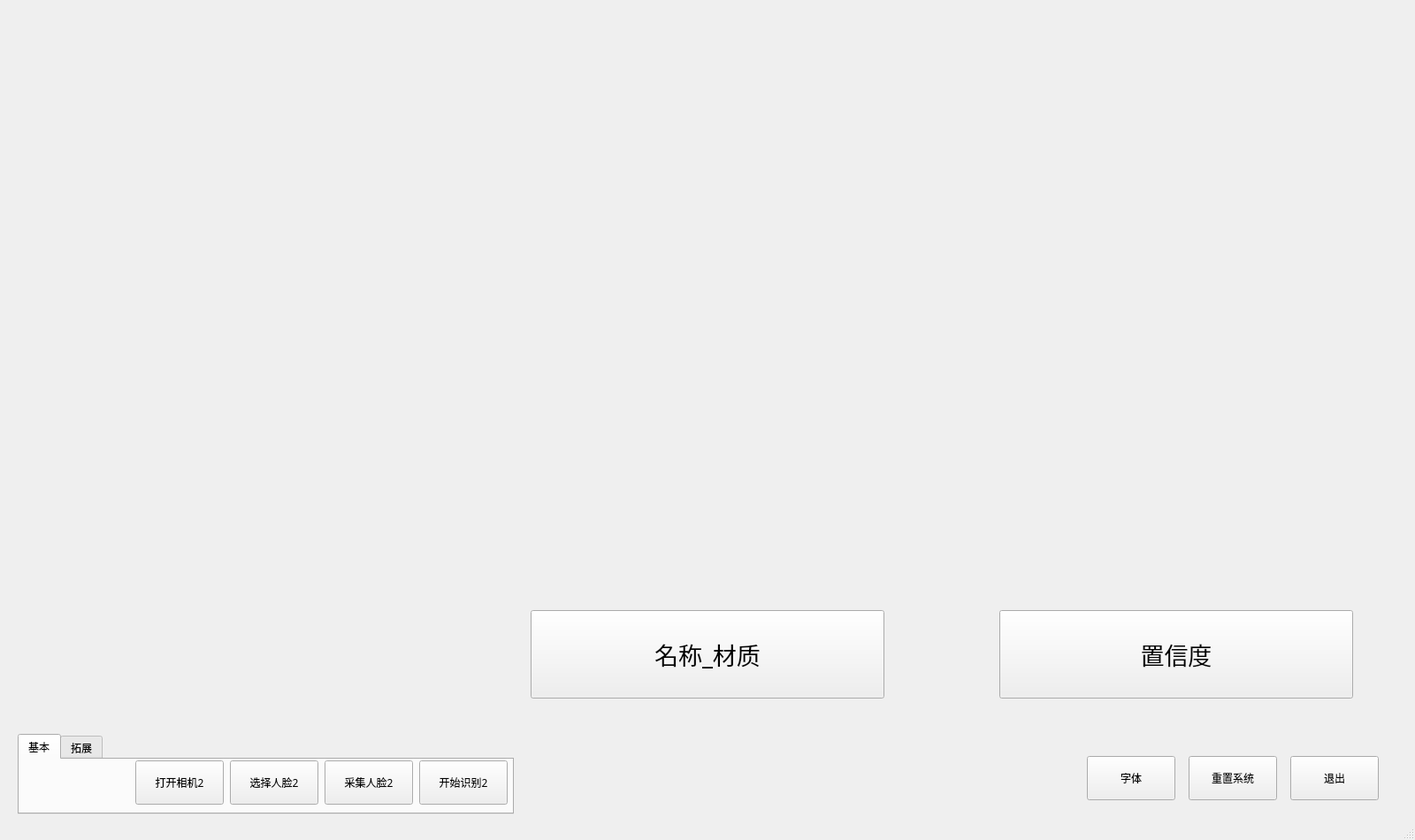
<?xml version="1.0" encoding="UTF-8"?>
<ui version="4.0">
 <class>MainWindow</class>
 <widget class="QMainWindow" name="MainWindow">
  <property name="windowModality">
   <enum>Qt::ApplicationModal</enum>
  </property>
  <property name="geometry">
   <rect>
    <x>0</x>
    <y>0</y>
    <width>1600</width>
    <height>950</height>
   </rect>
  </property>
  <property name="minimumSize">
   <size>
    <width>1000</width>
    <height>800</height>
   </size>
  </property>
  <property name="maximumSize">
   <size>
    <width>1800</width>
    <height>1200</height>
   </size>
  </property>
  <property name="font">
   <font>
    <family>宋体</family>
   </font>
  </property>
  <property name="mouseTracking">
   <bool>false</bool>
  </property>
  <property name="acceptDrops">
   <bool>false</bool>
  </property>
  <property name="windowTitle">
   <string>高光谱智能识别系统</string>
  </property>
  <property name="windowIcon">
   <iconset>
    <normaloff>ICON/window2.png</normaloff>ICON/window2.png</iconset>
  </property>
  <property name="animated">
   <bool>true</bool>
  </property>
  <widget class="QWidget" name="centralwidget">
   <widget class="QLabel" name="label_title_lab_name">
    <property name="geometry">
     <rect>
      <x>0</x>
      <y>0</y>
      <width>300</width>
      <height>100</height>
     </rect>
    </property>
    <property name="text">
     <string/>
    </property>
    <property name="pixmap">
     <pixmap>ICON/labname.jpg</pixmap>
    </property>
    <property name="scaledContents">
     <bool>true</bool>
    </property>
    <property name="openExternalLinks">
     <bool>false</bool>
    </property>
   </widget>
   <widget class="QLabel" name="label_title_name">
    <property name="geometry">
     <rect>
      <x>480</x>
      <y>-10</y>
      <width>681</width>
      <height>100</height>
     </rect>
    </property>
    <property name="text">
     <string/>
    </property>
    <property name="pixmap">
     <pixmap>ICON/title_name.jpg</pixmap>
    </property>
    <property name="scaledContents">
     <bool>false</bool>
    </property>
   </widget>
   <widget class="QLabel" name="label_bit_icon">
    <property name="geometry">
     <rect>
      <x>1470</x>
      <y>0</y>
      <width>100</width>
      <height>100</height>
     </rect>
    </property>
    <property name="text">
     <string/>
    </property>
    <property name="pixmap">
     <pixmap>ICON/BIT.jpg</pixmap>
    </property>
    <property name="scaledContents">
     <bool>true</bool>
    </property>
   </widget>
   <widget class="QWidget" name="horizontalLayoutWidget">
    <property name="geometry">
     <rect>
      <x>1220</x>
      <y>850</y>
      <width>351</width>
      <height>61</height>
     </rect>
    </property>
    <layout class="QHBoxLayout" name="horizontalLayout">
     <item>
      <widget class="QPushButton" name="pushButton_select_font">
       <property name="enabled">
        <bool>true</bool>
       </property>
       <property name="minimumSize">
        <size>
         <width>100</width>
         <height>50</height>
        </size>
       </property>
       <property name="maximumSize">
        <size>
         <width>100</width>
         <height>50</height>
        </size>
       </property>
       <property name="text">
        <string>字体</string>
       </property>
      </widget>
     </item>
     <item>
      <widget class="QPushButton" name="pushButton_init_system">
       <property name="enabled">
        <bool>true</bool>
       </property>
       <property name="minimumSize">
        <size>
         <width>100</width>
         <height>50</height>
        </size>
       </property>
       <property name="maximumSize">
        <size>
         <width>100</width>
         <height>50</height>
        </size>
       </property>
       <property name="text">
        <string>重置系统</string>
       </property>
      </widget>
     </item>
     <item>
      <widget class="QPushButton" name="pushButton_system_exit">
       <property name="enabled">
        <bool>true</bool>
       </property>
       <property name="minimumSize">
        <size>
         <width>100</width>
         <height>50</height>
        </size>
       </property>
       <property name="maximumSize">
        <size>
         <width>100</width>
         <height>50</height>
        </size>
       </property>
       <property name="text">
        <string>退出</string>
       </property>
      </widget>
     </item>
    </layout>
   </widget>
   <widget class="QLabel" name="label_rebuild_hyper_image">
    <property name="geometry">
     <rect>
      <x>550</x>
      <y>170</y>
      <width>500</width>
      <height>500</height>
     </rect>
    </property>
    <property name="minimumSize">
     <size>
      <width>200</width>
      <height>200</height>
     </size>
    </property>
    <property name="maximumSize">
     <size>
      <width>500</width>
      <height>500</height>
     </size>
    </property>
    <property name="text">
     <string/>
    </property>
    <property name="pixmap">
     <pixmap>ICON/label_rebuild_hyperimage.jpg</pixmap>
    </property>
    <property name="scaledContents">
     <bool>true</bool>
    </property>
   </widget>
   <widget class="QLabel" name="label_show_spectral_curve">
    <property name="geometry">
     <rect>
      <x>1070</x>
      <y>170</y>
      <width>500</width>
      <height>500</height>
     </rect>
    </property>
    <property name="minimumSize">
     <size>
      <width>200</width>
      <height>200</height>
     </size>
    </property>
    <property name="maximumSize">
     <size>
      <width>500</width>
      <height>500</height>
     </size>
    </property>
    <property name="text">
     <string/>
    </property>
    <property name="pixmap">
     <pixmap>ICON/label_spectral_curve.jpg</pixmap>
    </property>
    <property name="scaledContents">
     <bool>true</bool>
    </property>
   </widget>
   <widget class="QLabel" name="label_origin_image_icon">
    <property name="geometry">
     <rect>
      <x>20</x>
      <y>170</y>
      <width>500</width>
      <height>500</height>
     </rect>
    </property>
    <property name="minimumSize">
     <size>
      <width>200</width>
      <height>200</height>
     </size>
    </property>
    <property name="maximumSize">
     <size>
      <width>600</width>
      <height>600</height>
     </size>
    </property>
    <property name="text">
     <string/>
    </property>
    <property name="pixmap">
     <pixmap>ICON/label_origin_image_icon.jpg</pixmap>
    </property>
    <property name="scaledContents">
     <bool>true</bool>
    </property>
   </widget>
   <widget class="QPushButton" name="label_text_name_right">
    <property name="geometry">
     <rect>
      <x>600</x>
      <y>690</y>
      <width>400</width>
      <height>100</height>
     </rect>
    </property>
    <property name="font">
     <font>
      <family>宋体</family>
      <pointsize>20</pointsize>
     </font>
    </property>
    <property name="text">
     <string>名称_材质</string>
    </property>
   </widget>
   <widget class="QPushButton" name="label_text_conf_right">
    <property name="geometry">
     <rect>
      <x>1130</x>
      <y>690</y>
      <width>400</width>
      <height>100</height>
     </rect>
    </property>
    <property name="font">
     <font>
      <family>宋体</family>
      <pointsize>20</pointsize>
     </font>
    </property>
    <property name="text">
     <string>置信度</string>
    </property>
   </widget>
   <widget class="QTabWidget" name="widget_select_face_object">
    <property name="geometry">
     <rect>
      <x>20</x>
      <y>830</y>
      <width>561</width>
      <height>91</height>
     </rect>
    </property>
    <property name="currentIndex">
     <number>0</number>
    </property>
    <widget class="QWidget" name="tab">
     <attribute name="title">
      <string>基本</string>
     </attribute>
     <widget class="QWidget" name="gridLayoutWidget_2">
      <property name="geometry">
       <rect>
        <x>130</x>
        <y>0</y>
        <width>423</width>
        <height>52</height>
       </rect>
      </property>
      <property name="font">
       <font>
        <family>宋体</family>
       </font>
      </property>
      <layout class="QGridLayout" name="gridLayout_button_right">
       <item row="0" column="4">
        <widget class="QPushButton" name="pushButton_collect_face_2">
         <property name="minimumSize">
          <size>
           <width>100</width>
           <height>50</height>
          </size>
         </property>
         <property name="maximumSize">
          <size>
           <width>100</width>
           <height>50</height>
          </size>
         </property>
         <property name="font">
          <font>
           <family>宋体</family>
          </font>
         </property>
         <property name="text">
          <string>采集人脸2</string>
         </property>
        </widget>
       </item>
       <item row="0" column="5">
        <widget class="QPushButton" name="pushButton_start_recognition_2">
         <property name="minimumSize">
          <size>
           <width>100</width>
           <height>50</height>
          </size>
         </property>
         <property name="maximumSize">
          <size>
           <width>100</width>
           <height>50</height>
          </size>
         </property>
         <property name="font">
          <font>
           <family>宋体</family>
          </font>
         </property>
         <property name="text">
          <string>开始识别2</string>
         </property>
        </widget>
       </item>
       <item row="0" column="3">
        <widget class="QPushButton" name="pushButton_select_face_2">
         <property name="minimumSize">
          <size>
           <width>100</width>
           <height>50</height>
          </size>
         </property>
         <property name="maximumSize">
          <size>
           <width>100</width>
           <height>50</height>
          </size>
         </property>
         <property name="font">
          <font>
           <family>宋体</family>
          </font>
         </property>
         <property name="text">
          <string>选择人脸2</string>
         </property>
        </widget>
       </item>
       <item row="0" column="1">
        <widget class="QPushButton" name="pushButton_open_camera_2">
         <property name="enabled">
          <bool>true</bool>
         </property>
         <property name="minimumSize">
          <size>
           <width>100</width>
           <height>50</height>
          </size>
         </property>
         <property name="maximumSize">
          <size>
           <width>100</width>
           <height>50</height>
          </size>
         </property>
         <property name="font">
          <font>
           <family>宋体</family>
          </font>
         </property>
         <property name="text">
          <string>打开相机2</string>
         </property>
        </widget>
       </item>
      </layout>
     </widget>
    </widget>
    <widget class="QWidget" name="tab_2">
     <attribute name="title">
      <string>拓展</string>
     </attribute>
     <widget class="QWidget" name="gridLayoutWidget_3">
      <property name="geometry">
       <rect>
        <x>0</x>
        <y>0</y>
        <width>423</width>
        <height>52</height>
       </rect>
      </property>
      <property name="font">
       <font>
        <family>宋体</family>
       </font>
      </property>
      <layout class="QGridLayout" name="gridLayout_button_right_2">
       <item row="0" column="3">
        <widget class="QPushButton" name="pushButton_collect_hyperspectral">
         <property name="minimumSize">
          <size>
           <width>100</width>
           <height>50</height>
          </size>
         </property>
         <property name="maximumSize">
          <size>
           <width>200</width>
           <height>50</height>
          </size>
         </property>
         <property name="font">
          <font>
           <family>宋体</family>
          </font>
         </property>
         <property name="text">
          <string>采集高光谱图像</string>
         </property>
        </widget>
       </item>
       <item row="0" column="2">
        <widget class="QPushButton" name="pushButton_show_spectral_curve">
         <property name="minimumSize">
          <size>
           <width>100</width>
           <height>50</height>
          </size>
         </property>
         <property name="maximumSize">
          <size>
           <width>200</width>
           <height>50</height>
          </size>
         </property>
         <property name="font">
          <font>
           <family>宋体</family>
          </font>
         </property>
         <property name="text">
          <string>显示光谱曲线</string>
         </property>
        </widget>
       </item>
       <item row="0" column="0">
        <widget class="QComboBox" name="combo_select_face_object">
         <property name="minimumSize">
          <size>
           <width>50</width>
           <height>50</height>
          </size>
         </property>
         <property name="maximumSize">
          <size>
           <width>200</width>
           <height>50</height>
          </size>
         </property>
         <property name="currentText">
          <string>object</string>
         </property>
         <item>
          <property name="text">
           <string>object</string>
          </property>
         </item>
         <item>
          <property name="text">
           <string>face</string>
          </property>
         </item>
        </widget>
       </item>
      </layout>
     </widget>
     <widget class="QLineEdit" name="line_edit_get_texture_text">
      <property name="geometry">
       <rect>
        <x>430</x>
        <y>0</y>
        <width>113</width>
        <height>50</height>
       </rect>
      </property>
      <property name="minimumSize">
       <size>
        <width>100</width>
        <height>50</height>
       </size>
      </property>
      <property name="maximumSize">
       <size>
        <width>500</width>
        <height>50</height>
       </size>
      </property>
      <property name="text">
       <string/>
      </property>
     </widget>
    </widget>
   </widget>
   <widget class="QLabel" name="label_rgb_show_state_back">
    <property name="geometry">
     <rect>
      <x>10</x>
      <y>110</y>
      <width>1591</width>
      <height>701</height>
     </rect>
    </property>
    <property name="text">
     <string/>
    </property>
    <property name="pixmap">
     <pixmap>ICON/label_mono_show_state_back_new1.jpg</pixmap>
    </property>
    <property name="scaledContents">
     <bool>true</bool>
    </property>
   </widget>
   <zorder>label_rgb_show_state_back</zorder>
   <zorder>label_title_lab_name</zorder>
   <zorder>label_title_name</zorder>
   <zorder>label_bit_icon</zorder>
   <zorder>horizontalLayoutWidget</zorder>
   <zorder>label_rebuild_hyper_image</zorder>
   <zorder>label_show_spectral_curve</zorder>
   <zorder>label_text_name_right</zorder>
   <zorder>label_text_conf_right</zorder>
   <zorder>widget_select_face_object</zorder>
   <zorder>label_origin_image_icon</zorder>
  </widget>
  <widget class="QStatusBar" name="statusbar"/>
 </widget>
 <resources/>
 <connections>
  <connection>
   <sender>pushButton_select_font</sender>
   <signal>clicked()</signal>
   <receiver>MainWindow</receiver>
   <slot>select_font()</slot>
   <hints>
    <hint type="sourcelabel">
     <x>803</x>
     <y>700</y>
    </hint>
    <hint type="destinationlabel">
     <x>760</x>
     <y>609</y>
    </hint>
   </hints>
  </connection>
  <connection>
   <sender>pushButton_init_system</sender>
   <signal>clicked()</signal>
   <receiver>MainWindow</receiver>
   <slot>init_system()</slot>
   <hints>
    <hint type="sourcelabel">
     <x>943</x>
     <y>706</y>
    </hint>
    <hint type="destinationlabel">
     <x>891</x>
     <y>611</y>
    </hint>
   </hints>
  </connection>
  <connection>
   <sender>pushButton_system_exit</sender>
   <signal>clicked()</signal>
   <receiver>MainWindow</receiver>
   <slot>system_exit()</slot>
   <hints>
    <hint type="sourcelabel">
     <x>1083</x>
     <y>709</y>
    </hint>
    <hint type="destinationlabel">
     <x>1032</x>
     <y>612</y>
    </hint>
   </hints>
  </connection>
  <connection>
   <sender>pushButton_open_camera_2</sender>
   <signal>clicked()</signal>
   <receiver>MainWindow</receiver>
   <slot>open_camera_2()</slot>
   <hints>
    <hint type="sourcelabel">
     <x>1408</x>
     <y>733</y>
    </hint>
    <hint type="destinationlabel">
     <x>1339</x>
     <y>641</y>
    </hint>
   </hints>
  </connection>
  <connection>
   <sender>pushButton_select_face_2</sender>
   <signal>clicked()</signal>
   <receiver>MainWindow</receiver>
   <slot>select_face_2()</slot>
   <hints>
    <hint type="sourcelabel">
     <x>1569</x>
     <y>739</y>
    </hint>
    <hint type="destinationlabel">
     <x>1444</x>
     <y>634</y>
    </hint>
   </hints>
  </connection>
  <connection>
   <sender>pushButton_collect_face_2</sender>
   <signal>clicked()</signal>
   <receiver>MainWindow</receiver>
   <slot>collect_face_2()</slot>
   <hints>
    <hint type="sourcelabel">
     <x>1676</x>
     <y>737</y>
    </hint>
    <hint type="destinationlabel">
     <x>1568</x>
     <y>631</y>
    </hint>
   </hints>
  </connection>
  <connection>
   <sender>pushButton_start_recognition_2</sender>
   <signal>clicked()</signal>
   <receiver>MainWindow</receiver>
   <slot>start_recognition_2()</slot>
   <hints>
    <hint type="sourcelabel">
     <x>1783</x>
     <y>729</y>
    </hint>
    <hint type="destinationlabel">
     <x>1750</x>
     <y>631</y>
    </hint>
   </hints>
  </connection>
  <connection>
   <sender>pushButton_show_spectral_curve</sender>
   <signal>clicked()</signal>
   <receiver>MainWindow</receiver>
   <slot>choice_show_spectral_curve()</slot>
   <hints>
    <hint type="sourcelabel">
     <x>1585</x>
     <y>717</y>
    </hint>
    <hint type="destinationlabel">
     <x>1269</x>
     <y>698</y>
    </hint>
   </hints>
  </connection>
  <connection>
   <sender>pushButton_collect_hyperspectral</sender>
   <signal>clicked()</signal>
   <receiver>MainWindow</receiver>
   <slot>collect_hyperspectral_image()</slot>
   <hints>
    <hint type="sourcelabel">
     <x>1693</x>
     <y>726</y>
    </hint>
    <hint type="destinationlabel">
     <x>1776</x>
     <y>654</y>
    </hint>
   </hints>
  </connection>
 </connections>
 <slots>
  <slot>open_camera_1()</slot>
  <slot>select_face_1()</slot>
  <slot>collect_face_1()</slot>
  <slot>start_recognition_1()</slot>
  <slot>select_font()</slot>
  <slot>init_system()</slot>
  <slot>system_exit()</slot>
  <slot>open_camera_2()</slot>
  <slot>select_face_2()</slot>
  <slot>collect_face_2()</slot>
  <slot>start_recognition_2()</slot>
  <slot>choice_show_spectral_curve()</slot>
  <slot>collect_hyperspectral_image()</slot>
 </slots>
</ui>
